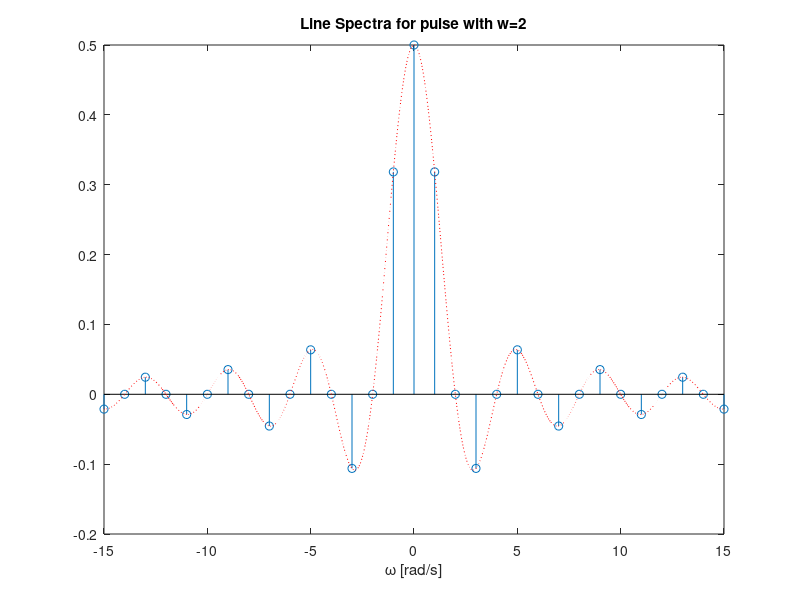

The MATLAB source for this figure:
%% Spectra for Pulse
%
% Plots the complex line spectra for pulse with width w which repeats every
% T seconds.
% Params
A = 1;
w = 2;

omega = -15:15;
for mm = 1:length(omega)
    x = omega(mm)*pi/w
    if omega(mm) == 0
        f(mm) = A/w;
    else
        f(mm) = (A/w)*sin(x)/(x)
    end
end

stem(omega,f)
title('Line Spectra for pulse with w=2')
hold on
om = linspace(-15,15,1000)
xlabel('\omega [rad/s]')
% add continuous sinc(x)/x envelope
xc = om.*pi./w
plot(om,(A/w)*sin(xc)./(xc),'r:')
hold off
